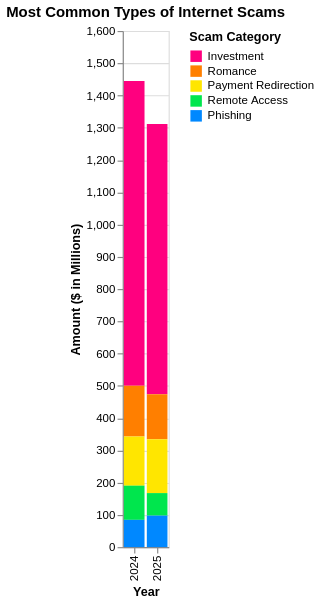

Describe this chart as a Vega-Lite specification.
### Vega-Lite specification from a JSON file in a GitHub repository (floating-point values rounded to 4 significant figures)
{"$schema": "https://vega.github.io/schema/vega-lite/v5.json", "title": "Most Common Types of Internet Scams", "width": "container", "height": 450, "data": {"values": [{"year": "2024", "category": "Investment", "amount": 945}, {"year": "2024", "category": "Romance", "amount": 156.8}, {"year": "2024", "category": "Payment Redirection", "amount": 152.6}, {"year": "2024", "category": "Remote Access", "amount": 106}, {"year": "2024", "category": "Phishing", "amount": 84.5}, {"year": "2025", "category": "Investment", "amount": 837.7}, {"year": "2025", "category": "Romance", "amount": 139.9}, {"year": "2025", "category": "Payment Redirection", "amount": 166.8}, {"year": "2025", "category": "Remote Access", "amount": 69.9}, {"year": "2025", "category": "Phishing", "amount": 97.6}]}, "mark": "bar", "encoding": {"x": {"field": "year", "type": "ordinal", "title": "Year"}, "y": {"field": "amount", "type": "quantitative", "title": "Amount ($ in Millions)"}, "color": {"field": "category", "type": "nominal", "title": "Scam Category", "scale": {"domain": ["Investment", "Romance", "Payment Redirection", "Remote Access", "Phishing"], "range": ["#FF007F", "#FF7F00", "#FFE600", "#00E64D", "#0088FF"]}}, "tooltip": [{"field": "year", "type": "ordinal", "title": "Year"}, {"field": "category", "type": "nominal", "title": "Category"}, {"field": "amount", "type": "quantitative", "format": "$,.1f", "title": "Amount ($M)"}]}}
